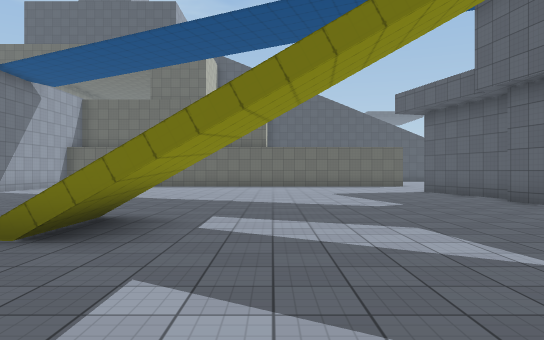
view 1 (above)

24 first-person views from a walk through a scene from a Unity 3-D project. The camera is 1.5 m above the floor, looks level and sees 70° across. The floor is counted in squares, 2 m on a side. Each view is taken from the middle of a square. On the plan, view 1 faces up. The plan holds only what a view shows up to about 12 squares ahead; the rest is blank. The place goes on beyond the plan. Some animated figures are not drawn. Some surface patterns are stand-ins.

view 2
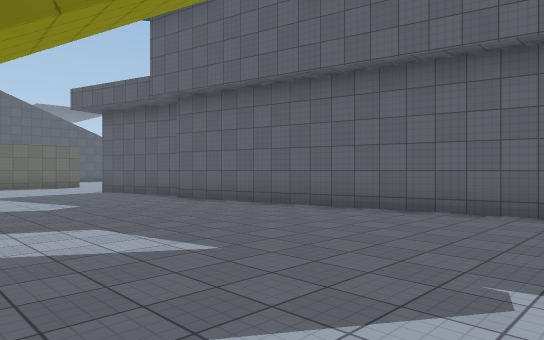

view 3
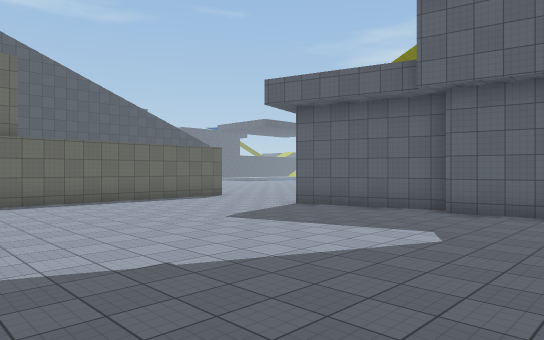

view 4
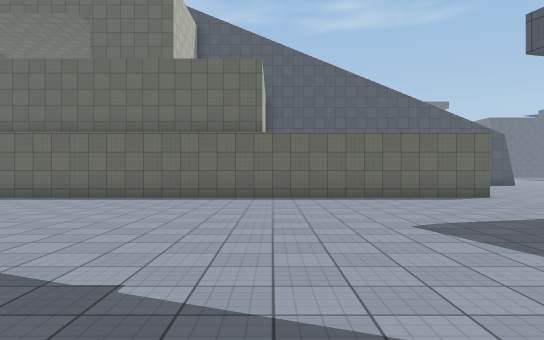

view 5
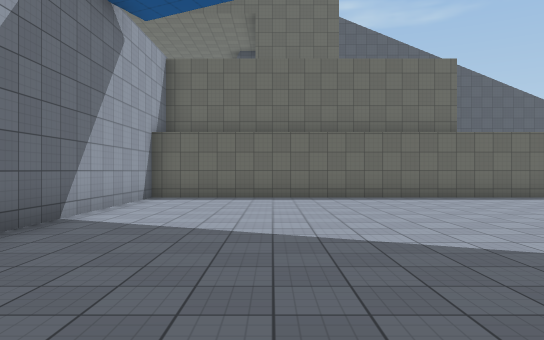

view 6
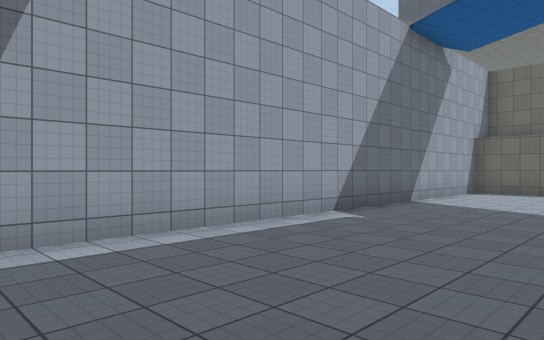

view 7
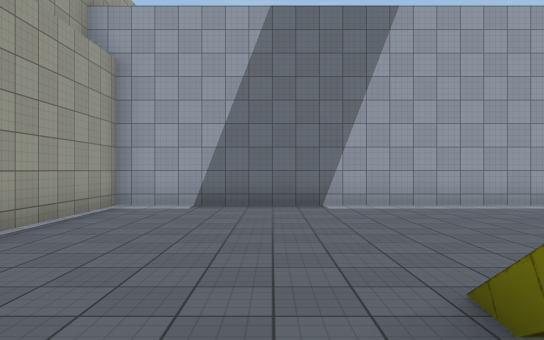

view 8
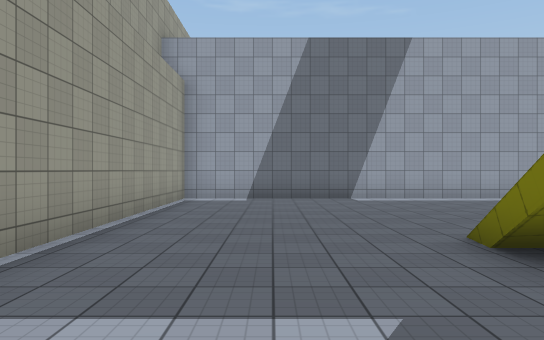

view 9
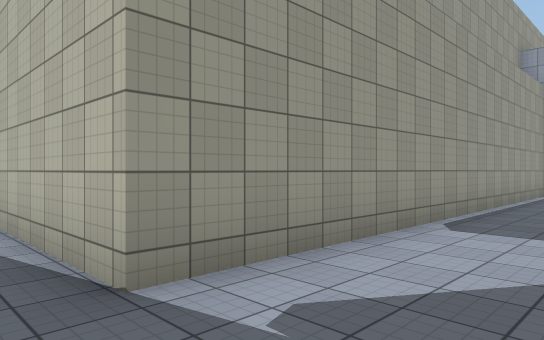

view 10
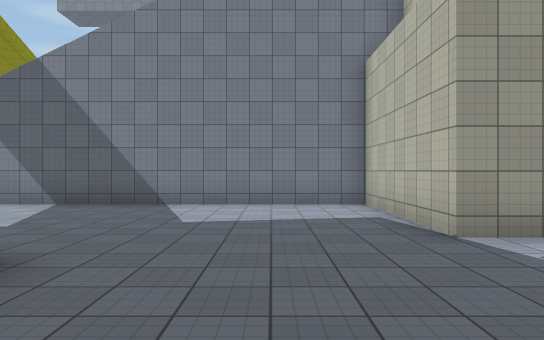

view 11
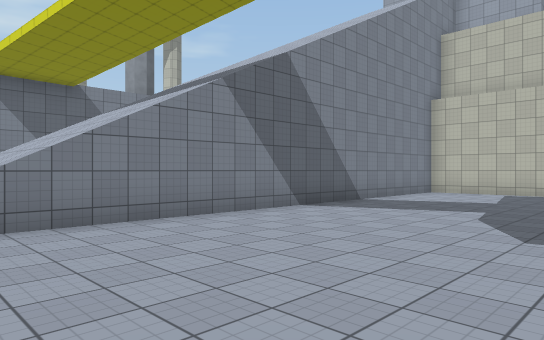

view 12
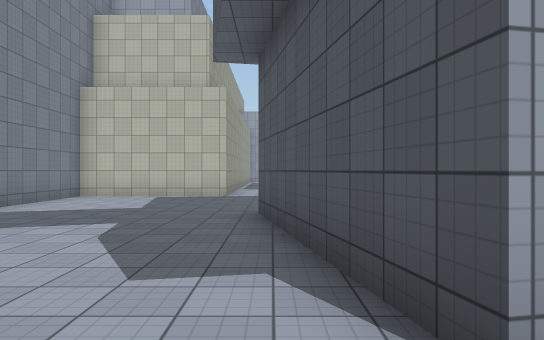

view 13
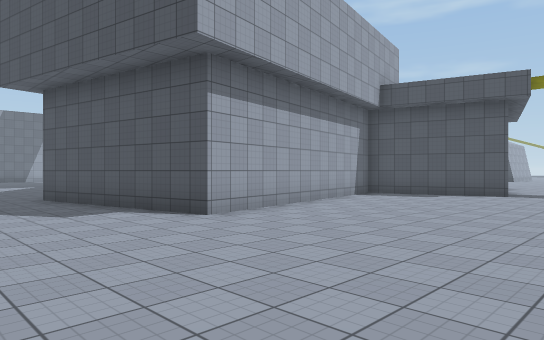

view 14
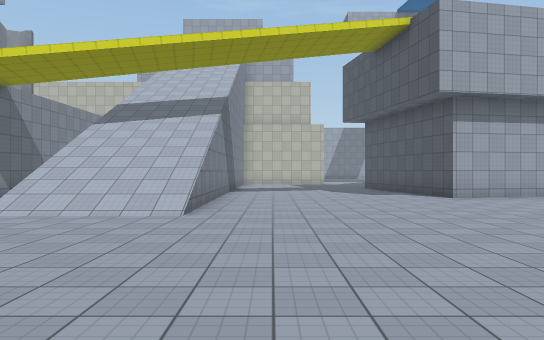

view 15
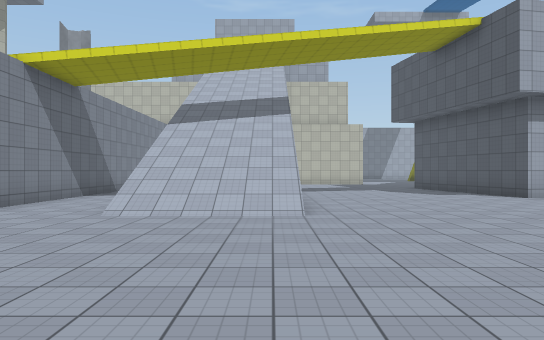

view 16
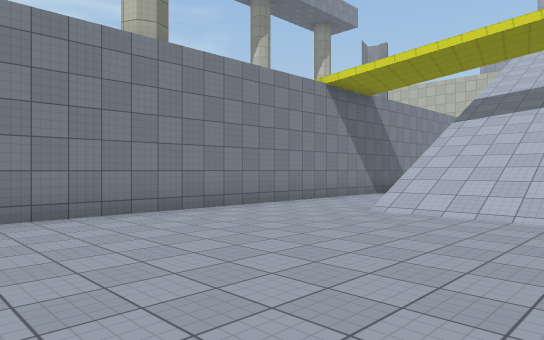

view 17
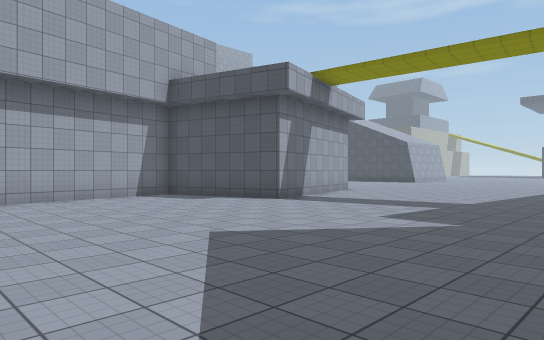

view 18
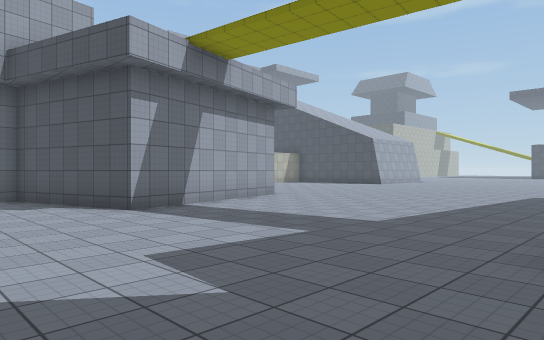

view 19
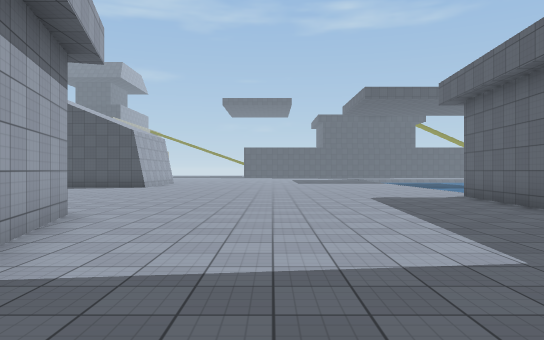

view 20
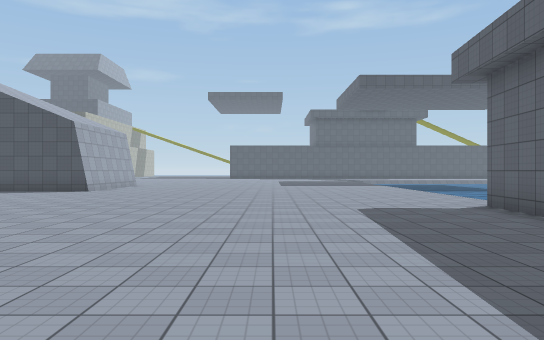

view 21
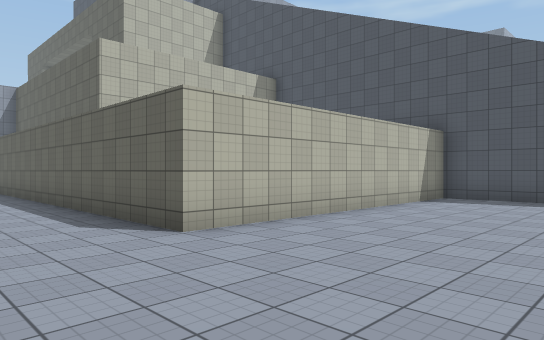

view 22
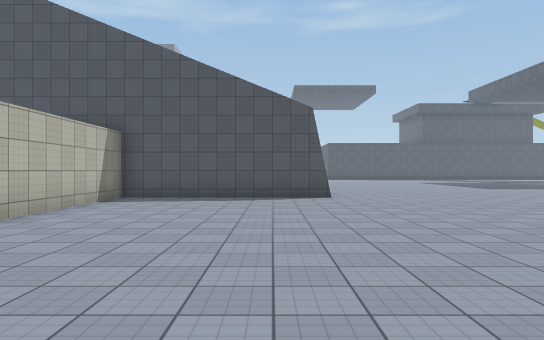

view 23
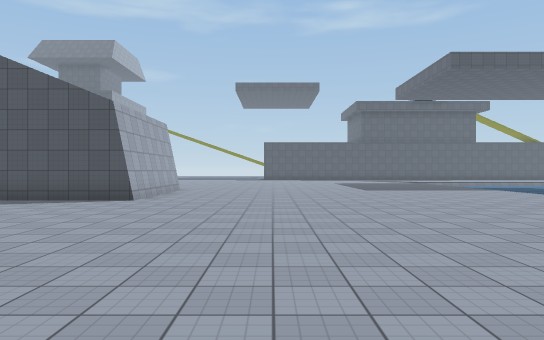

view 24
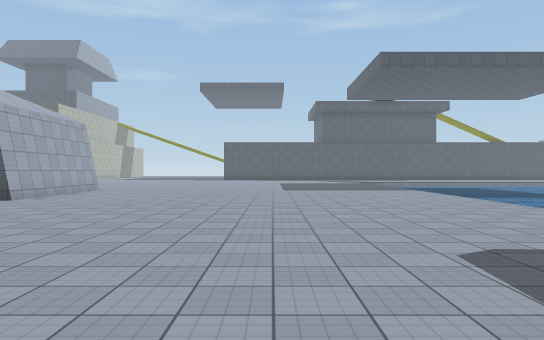

### Floor plan
Key: @ floor where view 1 was taken; # wall or solid block; . floor; / step, stairs or slope; v drop or lower ground.
Columns run from 10 left of view 1 to 23 right of it. Each row starts with its distance up from view 1.
 28                      #............
 27                      #............
 26                 ######............
 25                 #.................
 24                 #.................
 23                 #.................
 22                 #.................
 21                 #.................
 20                 #................#
 19                 #................#
 18 #################................#
 17 #................................#
 16 #...................   .........##
 15 #.................. .  #........
 14 #...............       ##.......
 13 #...............#       #.......
 12 #...............#       #.......
 11 #...............#       ##......
 10 #...............#    ####........
  9 #...............#    #...........
  8 #..... .........#    #..........
  7 #..... .........##   #...........
  6 #..... / ........#   ##..........
  5 #......  /.......#    #..........
  4 #....../#........#    #.........
  3 #................#    #..... .. .
  2 #................######.....
  1 #.................##.........
  0 #.........@...................
 -1 ##############..................
 -2              #..................
 -3              #.................. .
 -4             v#.................. .
 -5                ////////////.......
 -6                 ///////////.......
 -7                  //////////.......
 -8                    ////////......
 -9                        ..........
-10                      ............
-11                      ############

Positions as (right, up) in squares from view 1, and headings:
1: (0, 0), facing up
2: (0, 0), facing up-right
3: (-3, 6), facing up-right
4: (0, 7), facing up
5: (-6, 7), facing up
6: (-5, 4), facing up-left
7: (-1, 3), facing left
8: (1, 2), facing left
9: (4, 2), facing down-left
10: (5, 4), facing down
11: (16, 1), facing down-left
12: (14, 1), facing left
13: (18, -2), facing up-left
14: (23, -3), facing left
15: (23, -5), facing left
16: (23, -4), facing down-left
17: (22, 3), facing up-left
18: (22, 7), facing up-left
19: (17, 9), facing up
20: (18, 12), facing up
21: (10, 15), facing up-left
22: (10, 15), facing up
23: (15, 16), facing up
24: (18, 16), facing up
